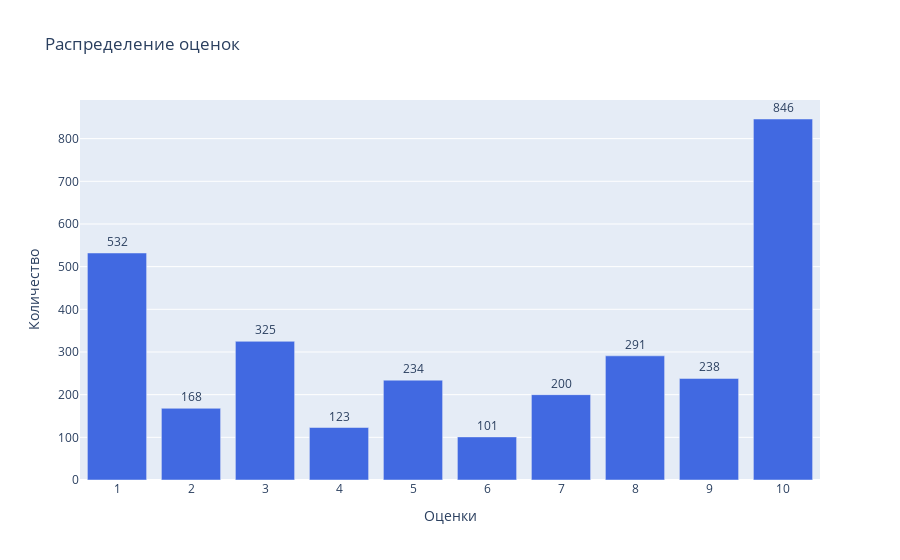

Notebook source saved alongside this figure:
### Code cell
# Визуализация распределения оценок
df_marks = df.groupby('Q1').agg({'user_id' : 'count'})

fig = go.Figure(data=[go.Bar(x = df_marks.index, y = df_marks['user_id'], marker_color = 'royalblue', text=df_marks['user_id'], textposition='outside')])          
fig.update_layout(title = 'Распределение оценок')
fig.update_xaxes({'dtick' : 1}, title = 'Оценки')
fig.update_yaxes(title = 'Количество') 
fig.show()

### Figure 1 — Plotly figure (JSON) as saved in the notebook; plotly's stock layout.template omitted (floating-point values rounded to 4 significant figures)
{"data": [{"marker": {"color": "royalblue"}, "text": [532, 168, 325, 123, 234, 101, 200, 291, 238, 846], "textposition": "outside", "type": "bar", "x": [1, 2, 3, 4, 5, 6, 7, 8, 9, 10], "y": [532, 168, 325, 123, 234, 101, 200, 291, 238, 846]}], "layout": {"title": {"text": "Распределение оценок"}, "xaxis": {"dtick": 1, "title": {"text": "Оценки"}}, "yaxis": {"title": {"text": "Количество"}}}}
